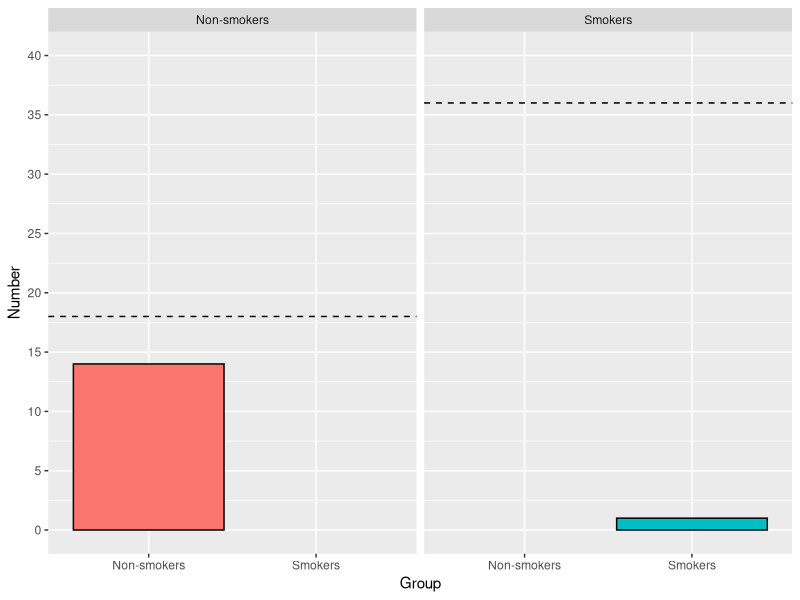
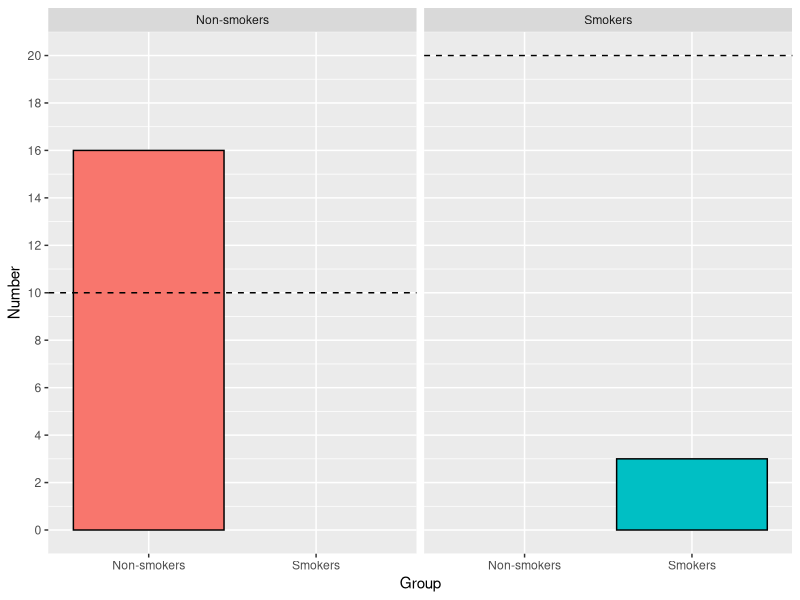

These charts were generated, in order, by the following R code:
require(tidyverse)
require(cowplot)

# Create data frame of my progress
progress <- tribble(~Group, ~Number, ~Target,
                    "Non-smokers", 14, 18,
                    #"LITS", 0, 18,
                    #"Daily", 0, 18,
                    "Smokers", 1, 36)

# Create data frame of Kieron's progress
kieron_progress <- tribble(~Group, ~Number, ~Target,
                    "Non-smokers", 16, 10,
                    #"LITS", 0, 10,
                    #"Daily", 0, 10,
                    "Smokers", 3, 20)

# Create list of repeated options - save repetition
base_progress <- list(geom_bar(stat = "identity", colour = "black"),
                      theme(legend.position = "none"),
                      xlab("Group"),
                      facet_wrap(~Group))

# Plot progress of my study
progress %>%
  ggplot(aes(x = Group, y = Number, fill = Group)) +
  base_progress +
  expand_limits(y = c(0, 40)) +
  scale_y_continuous(breaks = seq(0, 40, by = 5)) +
  geom_hline(data = progress,
             aes(yintercept = Target),
             linetype = 2)

# Plot progress of Kieron's study
kieron_progress %>%
  ggplot(aes(x = Group, y = Number, fill = Group)) +
  base_progress +
  expand_limits(y = c(0, 20)) +
  scale_y_continuous(breaks = seq(0, 20, by = 2)) +
  geom_hline(data = kieron_progress, # Change h line by group
             aes(yintercept = Target),
             linetype = 2) # dashed line
